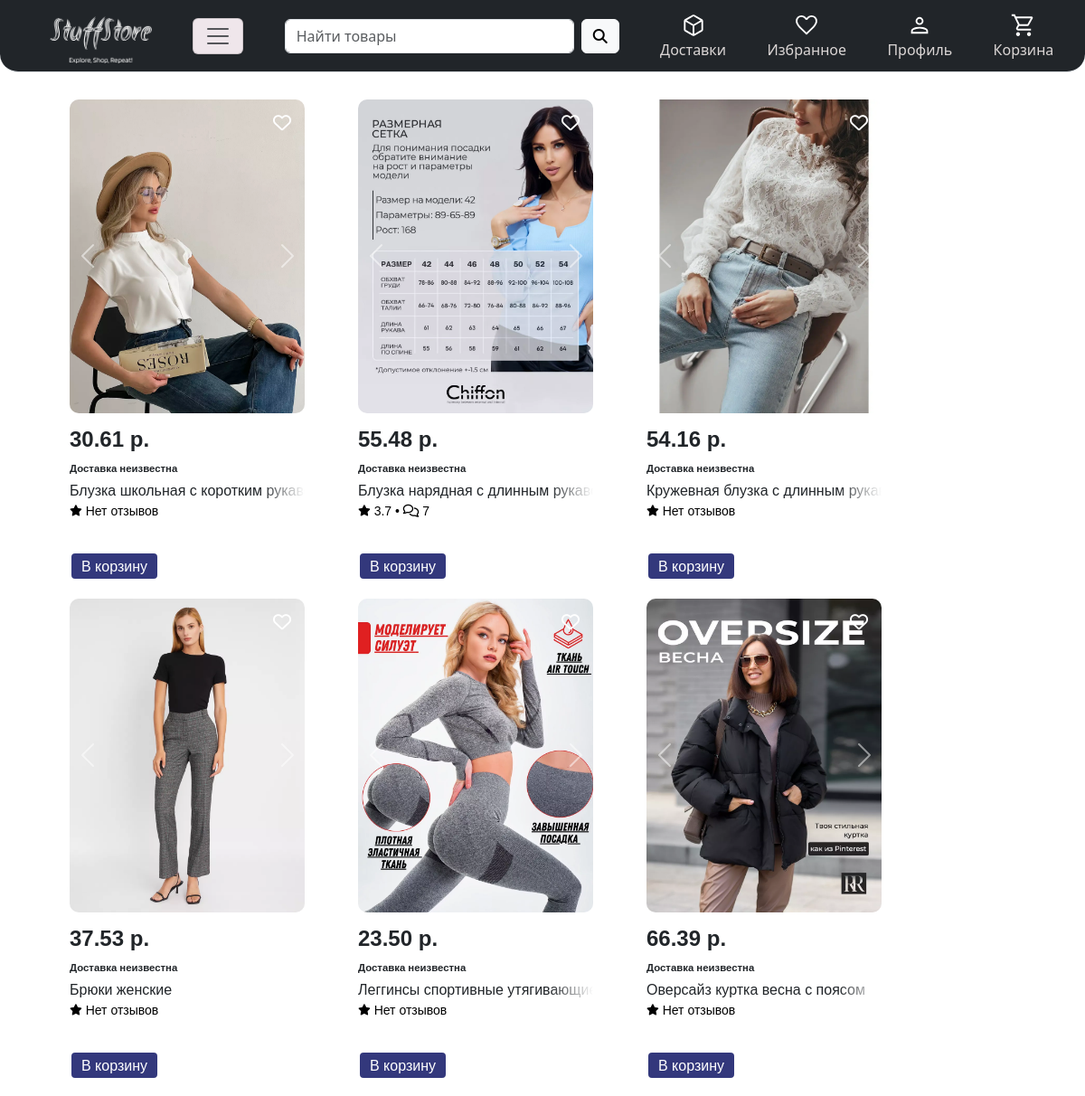
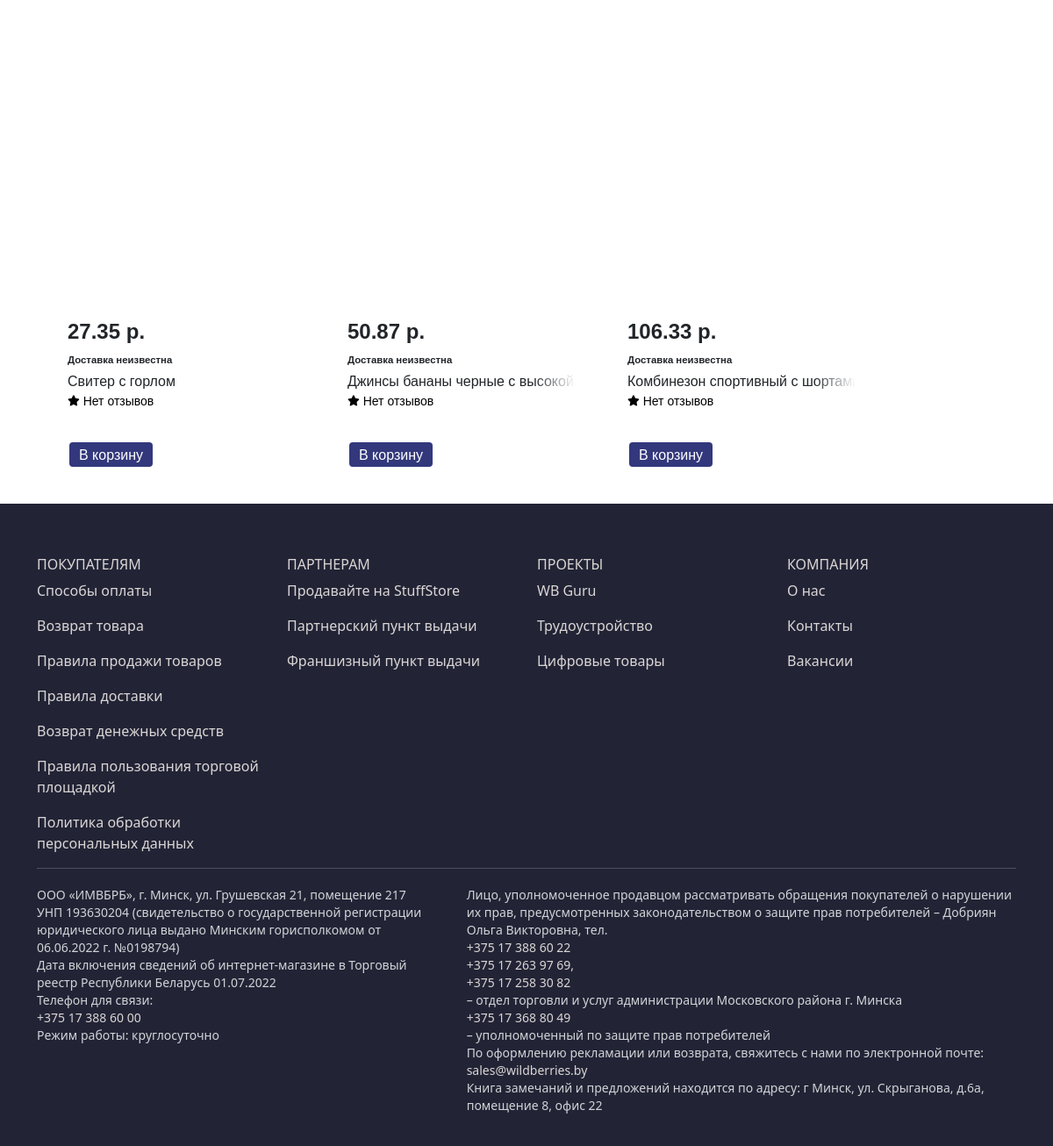
The page / on the database its author committed (2 pictures, top to bottom).
### products/models.py (models this page shows, shortened)
class Product(models.Model):
    name = models.CharField(max_length=128)
    price = models.DecimalField(max_digits=10, decimal_places=2)
    description = models.TextField()
    quantity = models.PositiveIntegerField(default=0)
    slug = models.SlugField(max_length=255, unique=True, db_index=True)
    subcategory = models.ForeignKey(to=SubCategory, on_delete=models.PROTECT)
    stripe_product_price_id = models.CharField(max_length=128, blank=True, null=True)
    def get_absolute_url(self):
        return reverse('products:product_page',
                       kwargs={'subcategory_slug': self.subcategory.slug, 'product_id': self.pk})
    def get_avg_rating(self):
        avg_rating = self.reviews.aggregate(avg_rating=Avg('rating'))['avg_rating']
        return avg_rating

class ProductImages(models.Model):
    product = models.ForeignKey(to=Product, on_delete=models.PROTECT, related_name='images')
    image = models.ImageField(upload_to='products_images')

### reviews/models.py (models this page shows)
class Review(models.Model):
    product = models.ForeignKey('products.Product', on_delete=models.CASCADE, related_name='reviews', verbose_name='Товар')
    rating = models.PositiveSmallIntegerField(validators=[
        MinValueValidator(1),
        MaxValueValidator(5),
    ])
    user = models.ForeignKey('users.User', on_delete=models.SET_NULL, null=True, related_name='reviews', verbose_name='Пользователь')
    date = models.DateTimeField(auto_now_add=True, verbose_name='Время отзыва')
    description = models.TextField()
    class Meta:
        ordering = ['-date', ]

### products/views.py (the view)
# urls.py: path('', MainView.as_view(), name='home'),
class MainView(BaseMixin, ListView):
    model = Product
    template_name = 'products/main.html'
    def get_context_data(self, *, object_list=None, **kwargs):
        context = super(MainView, self).get_context_data()
        context['title'] = 'StuffStore'
        if not isinstance(self.request.user, AnonymousUser):
            context['basket_products'] = Basket.objects.filter(user=self.request.user)
            context['all_basket_products'] = context['basket_products'].count()
            context['favorites_products'] = list(*list(zip(*Favorites.objects.filter(user=self.request.user).values_list('product'))))
        return context

### products/mixins.py (called while the page is built)
    def get_context_data(self, **kwargs):
        context = super(BaseMixin, self).get_context_data(**kwargs)
        context.update({'title': self.title,
                        'categories': Category.objects.all(),
                        'subcategories': SubCategory.objects.all(),
                        'navbar': navbar_list, 'footer': footer_list,
                        'logo': payment_list, 'bought_cards': cards, 'shopping': shopping_cards,
                        'payment_list': favourite_cards,
                        })
        if not isinstance(self.request.user, AnonymousUser):
            context['basket_counter'] = Basket.objects.filter(user=self.request.user).count()
        return context

### products/models.py (called while the page is built)
    def get_absolute_url(self):
        return reverse('products:catalog', kwargs={'subcategory_slug': self.slug})

### products/templatetags/custom_tags.py (called while the page is built)
@register.simple_tag
def find_product_in_basket(product, basket):
    try:
        return basket.get(product=product)
    except:
        return False

@register.inclusion_tag('products/templatetags/card_of_product.html')
def cards_of_products(data, user=None):
    context = {'products': data, 'user': user}
    if user:
        context['basket_products'] = Basket.objects.filter(user=user)
        context['favorites_products'] = list(*list(zip(*Favorites.objects.filter(user=user).values_list('product'))))
    return context

### products/templates/products/main.html
{% extends 'products/base.html' %}
{% load custom_tags %}
{% block content %}
    {% cards_of_products object_list user.id %}
{% endblock content %}

### products/templates/products/templatetags/card_of_product.html (shortened to what this page needs)
{% load custom_tags %}
<div class="row row-cols-auto" style="margin-top: 30px">
    {% for product in products %}
        <div class="col" style="cursor: pointer; margin-bottom: 20px;margin-left: 35px">
            <div class="card border-0" style="width: 260px; height: 500px">
                <a onclick="add_product_to_favorites({{ product.id }})">
                    <i id="favorite_heart_{{ product.id }}"
                       class="{% if product.pk in favorites_products %}fa-solid{% else %}fa-regular{% endif %} fa-heart fa-lg add_to_favourite"
                       style="color: rgb(255, 255, 255); position: absolute; top: 10px; z-index: 1000; right: 10px; margin: 15px 5px 0px 0px;"></i></a>
                <div id="carousel-{{ product.id }}" class="carousel slide carousel-fade">
                    <div class="carousel-inner">
                        {% for image in product.images.all %}
                            {% if image %}
                                <div class="carousel-item {% if forloop.first %}active{% endif %}">
                                    <div class="image-wrapper">
                                        <a href="{{ product.get_absolute_url }}">
                                            <img src="{{ image.image.url }}" class="d-block w-100 card-img-top"
                                                 style="border-radius: 10px; width: 330px;" alt="Image">
                                        </a>
                                    </div>
                                </div>
                            {% endif %}
                        {% endfor %}
                    </div>
                    <button class="carousel-control-prev" type="button" data-bs-target="#carousel-{{ product.id }}"
                            data-bs-slide="prev">
                        <span class="carousel-control-prev-icon" aria-hidden="true"></span>
                    </button>
                    <button class="carousel-control-next" type="button" data-bs-target="#carousel-{{ product.id }}"
                            data-bs-slide="next">
                        <span class="carousel-control-next-icon" aria-hidden="true"></span>
                    </button>
                </div>
                <div class="card-body"
                     style="overflow: hidden; padding-top: 5px; padding-bottom: 0px; padding-left: 0; margin-top: 0;">
                    <h5 class="card-title" style="font-size: 24px; margin-top: 10px">
                        <b>{{ product.price }} р.</b>
                    </h5>
                    <p style="margin: 0; font-size: small;"><small><b>Доставка неизвестна</b></small></p>
                    <p class="card-text" style="margin-bottom: 0; white-space: nowrap; margin-top: 3px;">
                        <span class="blur" style="width: 260px">{{ product.name }}</span>
                    </p>
                    <div style="display: flex;">
                        <div style="font-size: 14px;"><a href="#reviews" style="color: black;">
                            {% if product.reviews.all|length > 0 %}
                                {{ product.get_avg_rating|floatformat }} &#8226;
                                <i class="fa-regular fa-comments"></i> {{ product.reviews.all|length }}</a>
                            {% else %}
                                Нет отзывов
                            {% endif %}
                        </div>
                    </div>
                </div>
            </div>
            <div id="in_basket_{{ product.pk }}">
                {% find_product_in_basket product basket_products as product_in_basket %}
                {% if not product_in_basket %}
                    <div id="product_not_in_basket_{{ product.pk }}">
                        <a id="inBasket" class="btn btn-primary-link"
                           style="background-color: rgb(51, 56, 124); height: 32px; padding: 1px 11px 0; align-content: center;"
                           value="" onclick="add_product_to_basket({{ product.pk }})">В корзину</a>
                    </div>
                {% endif %}
            </div>
        </div>
    {% endfor %}
</div>

### products/static/products/css/base.css (style rules this page uses)
span.blur { display: inline-block; position: relative; width: 190px; }
span.blur::after { position: absolute; top: 0; bottom: 0; right: 0; width: 3em; content: ''; background: -moz-linear-gradient(left, rgba(255, 255, 255, 0) 0%, rgba(255, 255, 255, 1) 100%); background: -webkit-gradient(linear, left top, right top, color-stop(0%, rgba(255, 255, 255, 0)), color-stop(100%, rgba(255, 255, 255, 1))); background: -webkit-linear-gradient(left, rgba(255, 255, 255, 0) 0%, rgba(255, 255, 255, 1) 100%); background: -o-linear-gradient(left, rgba(255, 255, 255, 0) 0%, rgba(255, 255, 255, 1) 100%); background: -ms-linear-gradient(left, rgba(255, 255, 255, 0) 0%, rgba(255, 255, 255, 1) 100%); background: linear-gradient(left, rgba(255, 255, 255, 0) 0%, rgba(255, 255, 255, 1) 100%); filter: progid:DXImageTransform.Microsoft.gradient(startColorstr='#00ffffff', endColorstr='#ffffff', GradientType=1); }

### products/static/products/css/catalog.css (style rules this page uses)
.btn-primary-link { background-color: #9a10f0; color: white; border: 2px solid; text-align: center; }

### products/static/products/css/product.css (style rules this page uses)
.row:after { content: ""; display: table; clear: both; }

### rows shown on the page
Product: price "30.61", name "Блузка школьная с коротким…", shows "Нет отзывов"
ProductImages: image (picture)
Product: price "55.48", name "Блузка нарядная с длинным…", get_avg_rating "3.7", reviews.all|length "7"
ProductImages: image (picture)
Product: price "54.16", name "Кружевная блузка с длинным…", shows "Нет отзывов"
ProductImages: image (picture)
Product: price "37.53", name "Брюки женские", shows "Нет отзывов"
ProductImages: image (picture)
Product: price "23.50", name "Леггинсы спортивные…", shows "Нет отзывов"
ProductImages: image (picture)
Product: price "66.39", name "Оверсайз куртка весна с поясом", shows "Нет отзывов"
ProductImages: image (picture)
Product: price "27.35", name "Свитер с горлом", shows "Нет отзывов"
ProductImages: image (picture)
Product: price "50.87", name "Джинсы бананы черные с высокой…", shows "Нет отзывов"
ProductImages: image (picture)
Product: price "106.33", name "Комбинезон спортивный с…", shows "Нет отзывов"
ProductImages: image (picture)

### other values the page prints
{{ foot.title }} "ПОКУПАТЕЛЯМ" "ПАРТНЕРАМ" "ПРОЕКТЫ" "КОМПАНИЯ"
{{ discr.title }} "Способы оплаты" "Возврат товара" "Правила продажи товаров" "Правила доставки" "Возврат денежных средств" "Правила пользования торговой площадкой" "Политика обработки персональных данных" "Продавайте на StuffStore" "Партнерский пункт выдачи" "Франшизный пункт выдачи" "WB Guru" "Трудоустройство" "Цифровые товары" "О нас" "Контакты" "Вакансии"
